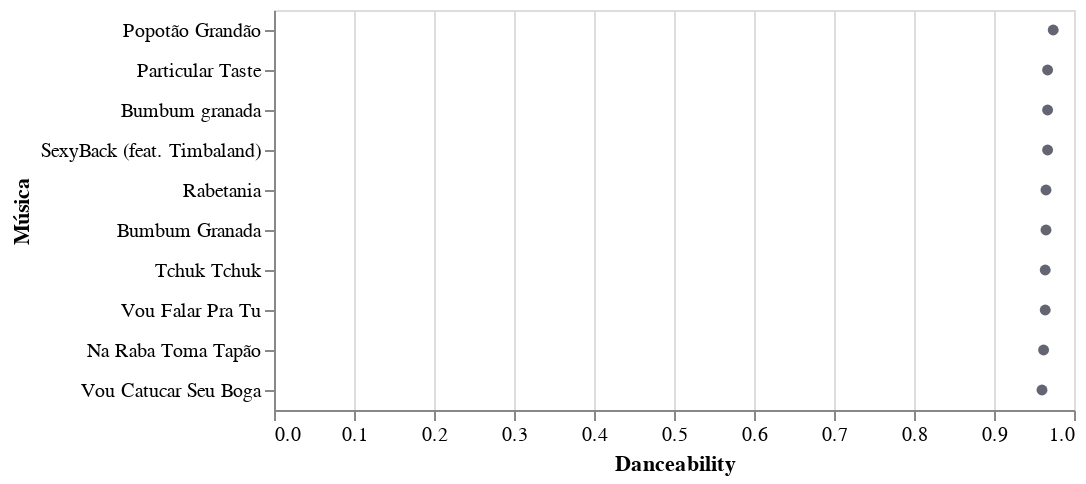

The cell this chart's notebook holds for it:
### Code cell
gettop10track('danceability','Danceability')

### Figure 1 — Vega-Lite specification as saved in the notebook (floating-point values rounded to 4 significant figures)
{"config": {"view": {"continuousWidth": 400, "continuousHeight": 300}}, "data": {"name": "data-377b49d69359644bde94e40099039ad7"}, "mark": {"type": "circle", "color": "#222437"}, "encoding": {"tooltip": [{"type": "quantitative", "field": "danceability", "title": "Danceability"}, {"type": "nominal", "field": "name", "title": "Música"}, {"type": "nominal", "field": "artist", "title": "Artista"}], "x": {"type": "quantitative", "axis": {"title": "Danceability"}, "field": "danceability"}, "y": {"type": "nominal", "axis": {"title": "Música"}, "field": "name", "sort": "-x"}}, "$schema": "https://vega.github.io/schema/vega-lite/v4.8.1.json", "datasets": {"data-377b49d69359644bde94e40099039ad7": [{"artist": "Mc Neguinho do ITR", "name": "Popotão Grandão", "danceability": 0.974}, {"artist": "Shawn Mendes", "name": "Particular Taste", "danceability": 0.967}, {"artist": "MC's Zaac", "name": "Bumbum granada", "danceability": 0.967}, {"artist": "Justin Timberlake", "name": "SexyBack (feat. Timbaland)", "danceability": 0.967}, {"artist": "MC WM", "name": "Rabetania", "danceability": 0.965}, {"artist": "Mc's Zaac & Jerry Smith", "name": "Bumbum Granada", "danceability": 0.965}, {"artist": "Mc Gui", "name": "Tchuk Tchuk", "danceability": 0.964}, {"artist": "Jerry Smith", "name": "Vou Falar Pra Tu", "danceability": 0.964}, {"artist": "Niack", "name": "Na Raba Toma Tapão", "danceability": 0.962}, {"artist": "MC Keron", "name": "Vou Catucar Seu Boga", "danceability": 0.96}]}}
